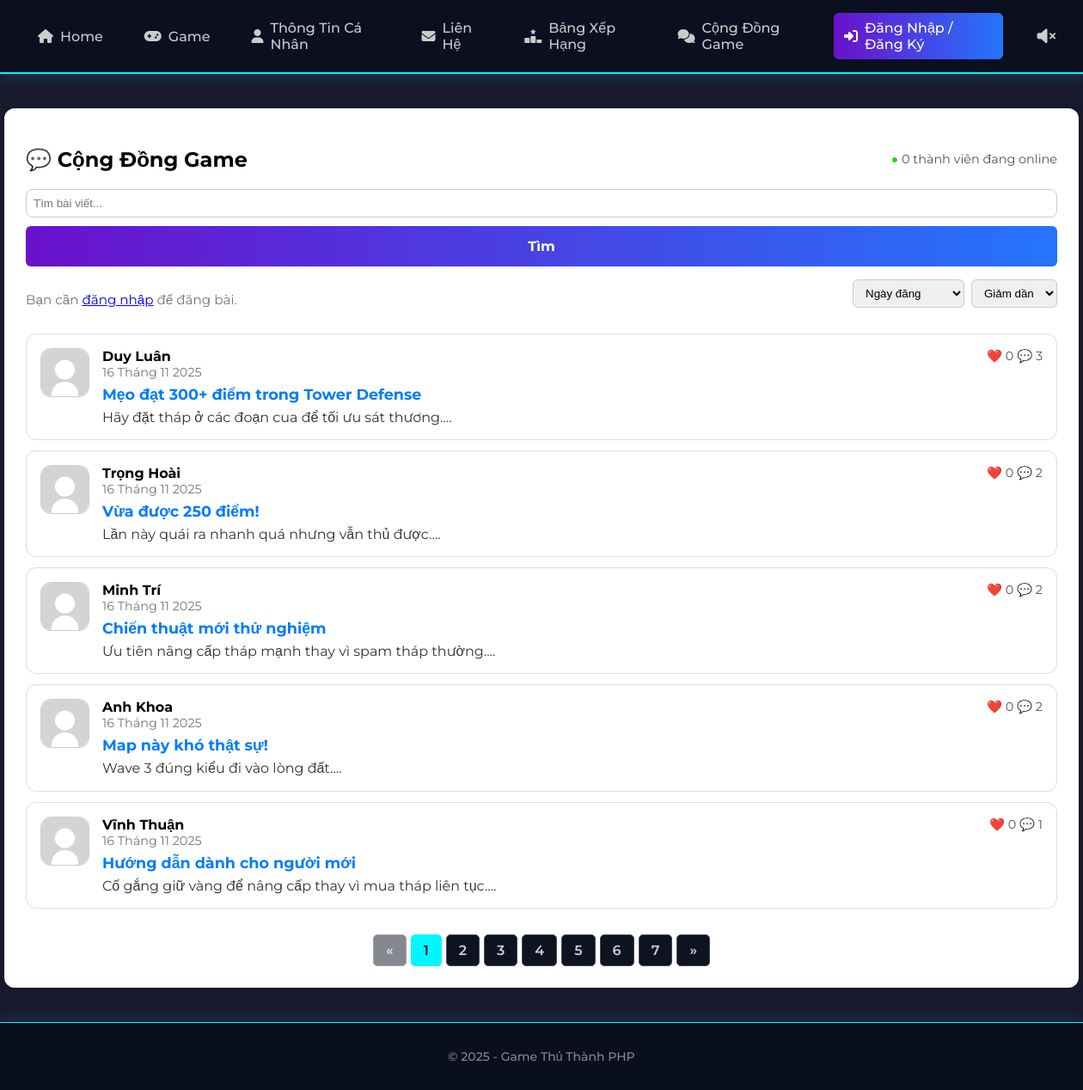
The page /forum_list.php on the database as committed earlier.
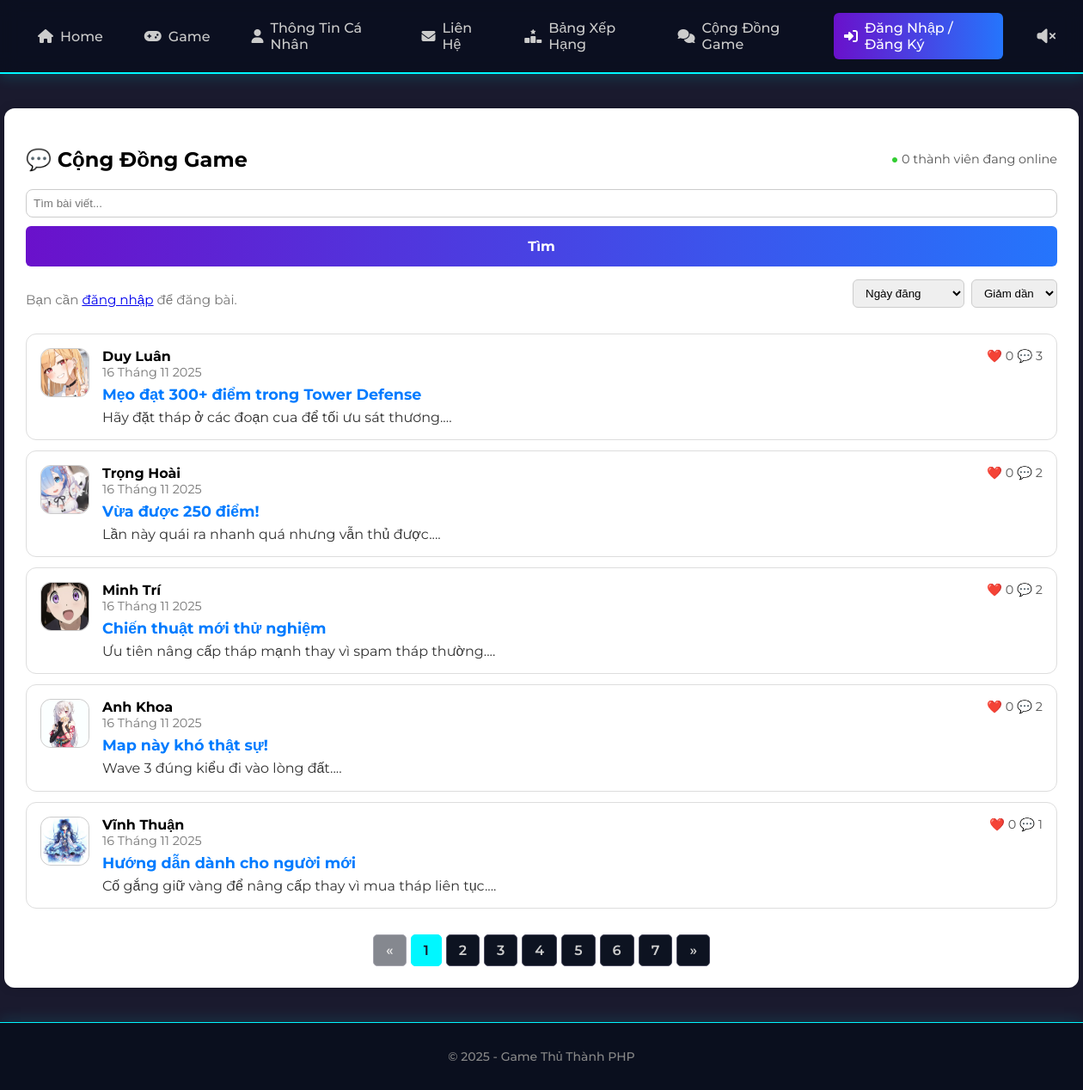
The same page on the database as committed later.
### tables this page shows
CREATE TABLE IF NOT EXISTS posts (
  id INT AUTO_INCREMENT PRIMARY KEY,
  user_id INT NOT NULL,
  title VARCHAR(200) NOT NULL,
  content TEXT,
  screenshot_url VARCHAR(255),
  created_at TIMESTAMP DEFAULT CURRENT_TIMESTAMP,
  FOREIGN KEY (user_id) REFERENCES users(id) ON DELETE CASCADE
);

CREATE TABLE IF NOT EXISTS users (
  id INT AUTO_INCREMENT PRIMARY KEY,
  name VARCHAR(100),
  email VARCHAR(100) UNIQUE,
  password VARCHAR(255),
  avatar VARCHAR(255) DEFAULT 'uploads/avatar/default.png',
  secret_code VARCHAR(255) NOT NULL,
  last_activity DATETIME NULL,
  role VARCHAR(20) NOT NULL DEFAULT 'user',
  last_login DATETIME NULL,
  is_locked TINYINT(1) NOT NULL DEFAULT 0
);

### forum_list.php (the view, shortened to what this page needs)
<?php
include 'includes/header.php';
$sqlOnline = "
    SELECT COUNT(*) AS total
    FROM users
    WHERE last_activity >= NOW() - INTERVAL 60 SECOND
";
$onlineCount = $conn->query($sqlOnline)->fetch_assoc()['total'] ?? 0;
$q = trim($_GET['q'] ?? '');
$perPage = 5;
$page = max(1, intval($_GET['page'] ?? 1));
$offset = ($page - 1) * $perPage;
$where = "";
$params = [];
$types = "";
$sqlCount = "SELECT COUNT(*) AS total FROM posts p $where";
$stmtCount = $conn->prepare($sqlCount);
$stmtCount->execute();
$total = $stmtCount->get_result()->fetch_assoc()['total'] ?? 0;
$totalPages = max(1, ceil($total / $perPage));
$sort = $_GET['sort'] ?? 'date';
$order = ($_GET['order'] ?? 'desc') === 'asc' ? 'ASC' : 'DESC';
switch ($sort) {
    default:
        $orderBy = "p.created_at $order";
}
$sql = "
    SELECT p.*, u.name AS author, u.avatar,
       (SELECT COUNT(*) FROM post_likes pl WHERE pl.post_id = p.id) AS like_count,
       (SELECT COUNT(*) FROM comments c WHERE c.post_id = p.id) AS comment_count
        FROM posts p
        JOIN users u ON u.id = p.user_id
        $where
        ORDER BY $orderBy
        LIMIT ? OFFSET ?
";
$stmt = $conn->prepare($sql);
$types2 = $types . "ii";
$params2 = $params;
$params2[] = $perPage;
$params2[] = $offset;
$stmt->bind_param($types2, ...$params2);
$stmt->execute();
$result = $stmt->get_result();
?>
<div class="forum-container">
  <div style="display:flex; justify-content:space-between; align-items:center;">
      <h2>💬 Cộng Đồng Game</h2>
      <div style="font-size:0.9em; color:#555;">
          <span style="color:limegreen; font-size:14px;">●</span>
          <?= $onlineCount ?> thành viên đang online
      </div>
  </div>
  <form method="get" style="position:relative; margin-bottom:15px; display:flex; gap:8px;">
    <div style="flex:1; position:relative;">
      <input type="text" name="q" id="searchInput" placeholder="Tìm bài viết..."
             value="<?= htmlspecialchars($q) ?>"
             autocomplete="off"
             style="width:100%;padding:8px;border-radius:8px;border:1px solid #ccc;">
             <button class="btn-send">Tìm</button>
    </div>
  </form>
  <div style="margin-bottom:15px; display:flex; justify-content:space-between; align-items:center;">
    <div>
        <?php if (isset($_SESSION['user'])): ?>
            <a href="forum_create_post.php" class="btn-send">✍️ Đăng bài mới</a>
        <?php else: ?>
            <span class="muted">Bạn cần <a href="auth.php">đăng nhập</a> để đăng bài.</span>
        <?php endif; ?>
    </div>
    <form method="get" style="display:flex; gap:8px;">
        <select name="sort" onchange="this.form.submit()"
        style="padding:7px 10px; border-radius:6px; border:1px solid #ccc;">
            <option value="date"     <?= ($sort ?? '')=='date' ? 'selected':'' ?>>Ngày đăng</option>
        </select>
        <select name="order" onchange="this.form.submit()"
                style="padding:7px 10px; border-radius:6px; border:1px solid #ccc;">
            <option value="desc" <?= ($order ?? '')=='DESC' ? 'selected':'' ?>>Giảm dần</option>
        </select>
    </form>
</div>
  <?php if ($total == 0): ?>
    <p class="muted">Không có bài phù hợp.</p>
  <?php else: ?>
    <div class="forum-list">
<?php while ($row = $result->fetch_assoc()): ?>
  <div class="forum-card" data-href="forum_view.php?id=<?= $row['id'] ?>" onclick="goToPost(event, this)">
    <div class="forum-icon">
    <img src="<?= $row['avatar'] ?: 'uploads/default.png' ?>"
     alt="avatar" class="avatar-img">
</div>
    <div class="forum-content">
    <div class="author" style="font-weight:bold; color:#000;">
        <?= htmlspecialchars($row['author']) ?>
    </div>
    <?php
    $date = new DateTime($row['created_at']);
    $monthNames = [
        1 => 'Tháng 1', 2 => 'Tháng 2', 3 => 'Tháng 3', 4 => 'Tháng 4',
        5 => 'Tháng 5', 6 => 'Tháng 6', 7 => 'Tháng 7', 8 => 'Tháng 8',
        9 => 'Tháng 9', 10 => 'Tháng 10', 11 => 'Tháng 11', 12 => 'Tháng 12'
    ];
    $formattedDate = $date->format('d') . ' ' . $monthNames[(int)$date->format('m')] . ' ' . $date->format('Y');
    ?>
    <div class="date" style="font-size:0.9em; color:#777;">
        <?= $formattedDate ?>
    </div>
    <a class="forum-title"
       href="forum_view.php?id=<?= $row['id'] ?>"
       style="display:block; font-size:1.1em; font-weight:bold; margin:6px 0;">
        <?= htmlspecialchars($row['title']) ?>
    </a>
    <div class="forum-excerpt">
        <?= nl2br(htmlspecialchars(mb_substr($row['content'], 0, 160))) ?>...
    </div>
</div>
    <div class="forum-stats">
        ❤️ <?= $row['like_count'] ?>   💬  <?= $row['comment_count'] ?>
    </div>
</div>
<?php endwhile; ?>
</div>
    <?php if ($totalPages > 1): ?>
<div class="pagination">
    <a class="<?= $page <= 1 ? 'disabled' : '' ?>"
       href="<?= $page > 1
            ? '?page='.($page-1).'&q='.urlencode($q).'&sort='.$sort.'&order='.$order
            : '#' ?>">
       «
    </a>
    <?php for ($p = 1; $p <= $totalPages; $p++): ?>
        <a class="<?= $p == $page ? 'active' : '' ?>"
           href="?page=<?= $p ?>&q=<?= urlencode($q) ?>&sort=<?= $sort ?>&order=<?= $order ?>">
            <?= $p ?>
        </a>
    <?php endfor; ?>
    <a class="<?= $page >= $totalPages ? 'disabled' : '' ?>"
       href="<?= $page < $totalPages
            ? '?page='.($page+1).'&q='.urlencode($q).'&sort='.$sort.'&order='.$order
            : '#' ?>">
       »
    </a>
</div>
<?php endif; ?>
  <?php endif; ?>
</div>
<?php include 'includes/footer.php'; ?>

### includes/header.php (shortened to what this page needs)
<!DOCTYPE html>
<html lang="vi">
<head>
    <link rel="stylesheet" href="assets/style.css">
    <link rel="stylesheet" href="https://cdnjs.cloudflare.com/ajax/libs/font-awesome/6.5.0/css/all.min.css">
    </head>
<body style="font-family: 'Montserrat', sans-serif;">
<?php include "includes/navbar.php"; ?>

### includes/navbar.php (shortened to what this page needs)
<?php
$currentPage = basename($_SERVER['PHP_SELF']);
$isGamePage = ($currentPage === 'game.php');
?>
<nav class="navbar">
    <div class="nav-left">
        <a href="index.php"><i class="fa-solid fa-house"></i> Home</a>
        <a href="game.php"><i class="fa-solid fa-gamepad"></i> Game</a>
        <a href="profile.php"><i class="fa-solid fa-user"></i> Thông Tin Cá Nhân</a>
        <a href="contact.php"><i class="fa-solid fa-envelope"></i> Liên Hệ</a>
        <a href="leaderboard.php"><i class="fa-solid fa-ranking-star"></i> Bảng Xếp Hạng</a>
        <a href="forum_list.php"><i class="fa-solid fa-comments"></i> Cộng Đồng Game</a>
    </div>
    <div class="nav-right">
        <?php if (isset($_SESSION['user'])): ?>
            <span class="user-name">
                <i class="fa-solid fa-circle-user"></i>
                Xin chào, <strong><?php echo htmlspecialchars($_SESSION['user']['name']); ?></strong>
            </span>
            <a href="auth.php" class="logout-btn"><i class="fa-solid fa-right-from-bracket"></i> Đăng Xuất</a>
        <?php else: ?>
            <a href="auth.php" class="login-btn"><i class="fa-solid fa-right-to-bracket"></i> Đăng Nhập / Đăng Ký</a>
        <?php endif; ?>
        <?php if (!$isGamePage): ?>
        <div id="volume-control" class="volume-btn">
            <i class="fa-solid fa-volume-xmark"></i>
        </div>
        <?php endif; ?>
    </div>
</nav>

### includes/footer.php (shortened to what this page needs)
<footer>
    <p>&copy; <?php echo date("Y"); ?> - Game Thủ Thành PHP</p>
</footer>
</body>
</html>

### assets/css/base.css (style rules this page uses)
body { font-family: Arial, sans-serif; background: #f9f9f9; margin: 0; padding: 0; display: grid; grid-template-rows: auto 1fr auto; min-height: 100vh; }
html, body { height: 100%; margin: 0; }

### assets/css/navbar.css (style rules this page uses)
.navbar { display: flex; justify-content: space-between; align-items: center; background: #333; padding: 0 40px; height: 60px; }
.navbar a { color: white; text-decoration: none; margin: 0 30px; font-weight: 500; transition: color 0.2s ease; }
.nav-left { display: flex; align-items: center; padding: 0; }
.nav-right a { font-weight: bold; }

### assets/css/game.css (style rules this page uses)
.muted { color: #666; font-size: 0.95em; }

### assets/css/contact.css (style rules this page uses)
.btn-send { background: #ffd700; color: #222; border: none; padding: 12px 20px; font-size: 18px; font-weight: bold; border-radius: 30px; cursor: pointer; transition: 0.3s; }

### assets/css/forum.css (style rules this page uses)
.forum-container { width: 1200px; margin: 40px auto; background: #fff; padding: 25px; border-radius: 12px; box-shadow: 0 0 12px rgba(0,0,0,0.15); }
.forum-card { display: flex; justify-content: space-between; align-items: flex-start; gap: 15px; padding: 16px; border-radius: 12px; border: 1px solid #ddd; background: #fff; margin-bottom: 12px; transition: 0.25s; }
.forum-icon { font-size: 35px; }
.forum-title { font-size: 20px; font-weight: bold; color: #007bff; text-decoration: none; }
.forum-excerpt { color: #333; margin-top: 6px; }
.muted { color: #777; }
.forum-icon { width: 55px; height: 55px; border-radius: 12px; border: 1px solid #ccc; background: #f5f5f5; font-size: 26px; display: flex; align-items: center; justify-content: center; color: #555; }
.pagination { display: flex; justify-content: center; margin-top: 20px; gap: 8px; }
.pagination a { padding: 8px 14px; background: #f1f1f1; border-radius: 8px; text-decoration: none; color: #333; font-weight: 500; border: 1px solid #ddd; transition: 0.25s; }
.pagination .active { background: #007bff; color: white; font-weight: 600; border: 1px solid #007bff; cursor: default; }
.pagination .disabled { opacity: 0.5; pointer-events: none; }
.btn-send { background-color: #007bff; color: #ffffff; border: none; padding: 8px 16px; border-radius: 8px; font-weight: bold; font-size: 15px; text-decoration: none; cursor: pointer; transition: background-color 0.2s ease-in-out, transform 0.1s ease; }
.forum-container form[method="get"] { position: relative; margin-bottom: 15px; display: flex; gap: 8px; }
.forum-container form[method="get"] > div:first-child { flex: 1; position: relative; }
#searchInput { width: 100%; padding: 8px; border-radius: 8px; border: 1px solid #ccc; box-sizing: border-box; }
.forum-container form[method="get"] + div { margin-bottom: 15px; }
.forum-stats { text-align: right; white-space: nowrap; font-size: 0.9em; color: #555; margin-left: 15px; }
.forum-card { display: flex; justify-content: space-between; align-items: flex-start; }
.forum-content { flex: 1; }
.forum-excerpt { line-height: 1.2em; max-height: calc(1.2em * 1); overflow: hidden; }
.avatar-img { width: 100%; height: 100%; border-radius: 12px; object-fit: cover; }

### assets/css/footer.css (style rules this page uses)
footer { background: #222; color: white; text-align: center; padding: 10px; }

Rows that differ between the two databases and show on the page:
changed through a linked row, posts "Mẹo đạt 300+ điểm trong Tower Defense": user.avatar: picture added in place of a placeholder
changed through a linked row, posts "Vừa được 250 điểm!": user.avatar: picture added in place of a placeholder
changed through a linked row, posts "Chiến thuật mới thử nghiệm": user.avatar: picture added in place of a placeholder
changed through a linked row, posts "Map này khó thật sự!": user.avatar: picture added in place of a placeholder
changed through a linked row, posts "Hướng dẫn dành cho người mới": user.avatar: picture added in place of a placeholder
